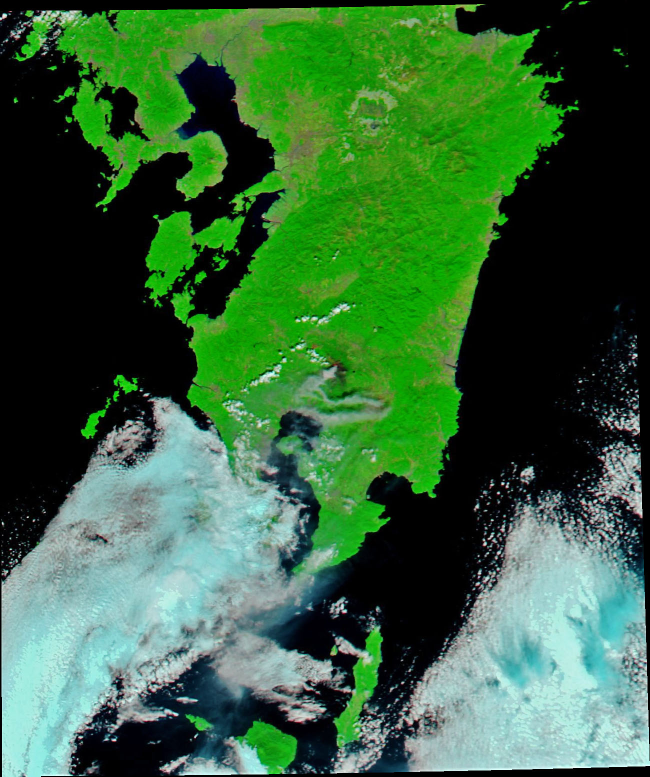
#> input picture Lab-2/pictures/shinmoedake_amo_2018065_lrg.jpg, 1300 x 1553 px (shown at 1/2 size)
$ python lab-2.py   (older library calls are emulated)
#> lines starting #> are read from the running program, lines starting #| are printed output that depends on the picture
import matplotlib.pyplot as plt
import cv2

from skimage.feature import greycomatrix, greycoprops

image = cv2.imread('./pictures/shinmoedake_amo_2018065_lrg.jpg')
#> image is the input picture: shape (1553, 1300, 3); mean B, G, R 60.1, 100, 54.4
image = cv2.cvtColor(image, cv2.COLOR_BGR2GRAY)
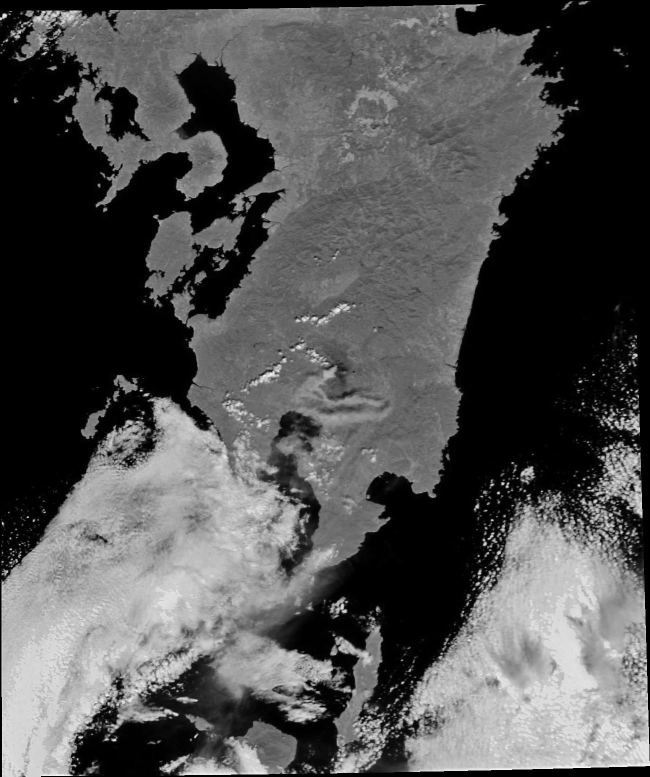
#> image: shape (1553, 1300) (shown at 1/2 size); min 0, max 255, mean 81.8


PATCH_SIZE = 20

light_locations = [(365, 880), (100, 1120), (1100, 1100), (1250, 940)]
light_patches = []

for loc in light_locations:
    light_patches.append(image[loc[0]:loc[0] + PATCH_SIZE,
                         loc[1]:loc[1] + PATCH_SIZE])
#> after the loop, light_patches = 4 items

dark_locations = [(113, 272), (682, 809), (82, 256), (737, 769)]

dark_patches = []
for loc in dark_locations:
    dark_patches.append(image[loc[0]:loc[0] + PATCH_SIZE,
                        loc[1]:loc[1] + PATCH_SIZE])
#> after the loop, dark_patches = 4 items

# compute GLCM properties each patch
xs = []
ys = []

for patch in (light_patches + dark_patches):
    glcm = greycomatrix(patch, distances=[4], angles=[0], levels=256,
            symmetric=True, normed=True)
    xs.append(greycoprops(glcm, 'dissimilarity')[0, 0])
    ys.append(greycoprops(glcm, 'correlation')[0, 0])
#> this loop made 8 passes
#> after the loop, xs = [4.38, 0.45, 14.08, 24.5, 4.84, 9.49, 5.2, 6.67]; ys = [0.439, 0.156, 0.0965, 0.256, 0.268, 0.0584, 0.29, 0.0797]

fig = plt.figure(figsize=(8, 8))

ax = fig.add_subplot(3, 2, 1)
ax.imshow(image, cmap=plt.cm.gray,
        vmin=0, vmax=255)

for (y,x) in light_locations:
    ax.plot(x + PATCH_SIZE / 2, y + PATCH_SIZE / 2, 'gs')

for (y,x) in dark_locations:
    ax.plot(x + PATCH_SIZE / 2, y + PATCH_SIZE / 2, 'bs')

ax.set_xlabel('Original Image')
ax.set_xticks([])
ax.set_yticks([])
ax.axis('image')

ax = fig.add_subplot(3, 2, 2)
ax.plot(xs[:len(light_patches)], ys[:len(light_patches)], 'go',
        label='Snow')
ax.plot(xs[len(dark_patches):], ys[len(dark_patches):], 'bo',
        label='Grass')
ax.set_xlabel('GLCM Dissimilarity')
ax.set_ylabel('GLCM Correlation')

for i, patch in enumerate(light_patches):
    ax = fig.add_subplot(3, len(light_patches), len(light_patches) * 1 + i + 1)
    ax.imshow(patch, cmap=plt.cm.gray,
            vmin=0, vmax=255)
    ax.set_xlabel('Snow %d' % (i + 1))
#> this loop made 4 passes

for i, patch in enumerate(dark_patches):
    ax = fig.add_subplot(3, len(dark_patches), len(dark_patches) * 2 + i + 1)
    ax.imshow(patch, cmap=plt.cm.gray,
            vmin=0, vmax=255)
    ax.set_xlabel('Grass %d' % (i + 1))

fig.suptitle('Grey level co-occurrence matrix features', fontsize=14, y=1.05)
plt.tight_layout()
plt.show()
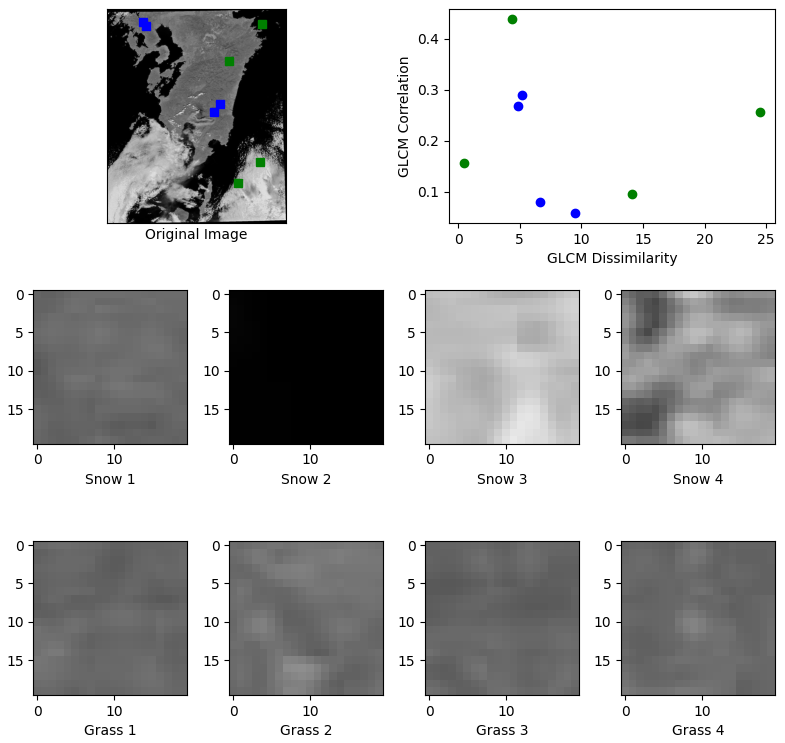
#> figure drawn by matplotlib, 10 panels

$ run again, with Lab-2/pictures/southamerica_tmo_2018129_lrg.jpg copied over Lab-2/pictures/shinmoedake_amo_2018065_lrg.jpg
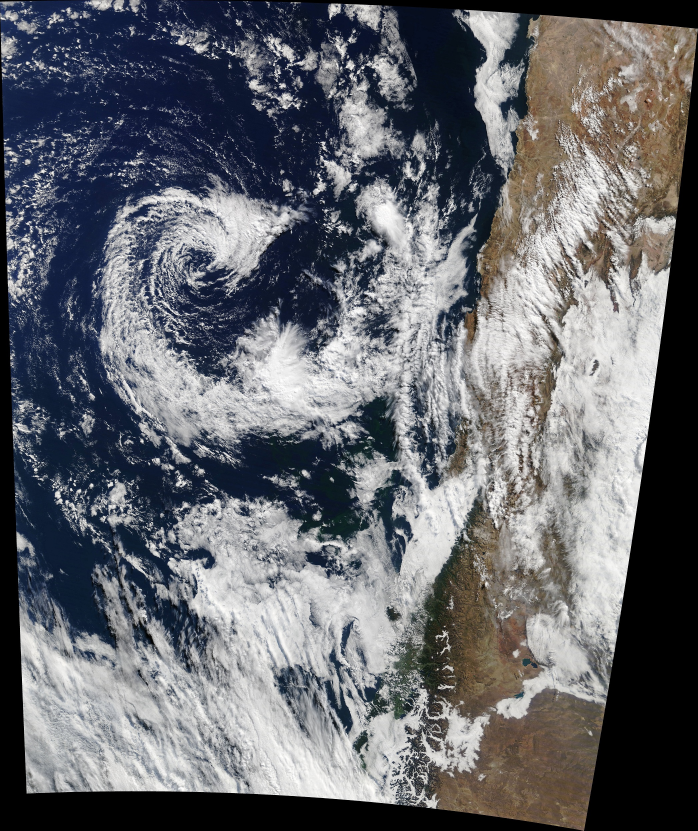
#> input picture Lab-2/pictures/southamerica_tmo_2018129_lrg.jpg, 2093 x 2492 px (shown at 1/3 size)
#> image is the input picture: shape (2492, 2093, 3); mean B, G, R 109.9, 104.6, 102.8
#> `image = cv2.cvtColor(image, cv2.COLOR_BGR2GRAY)`:
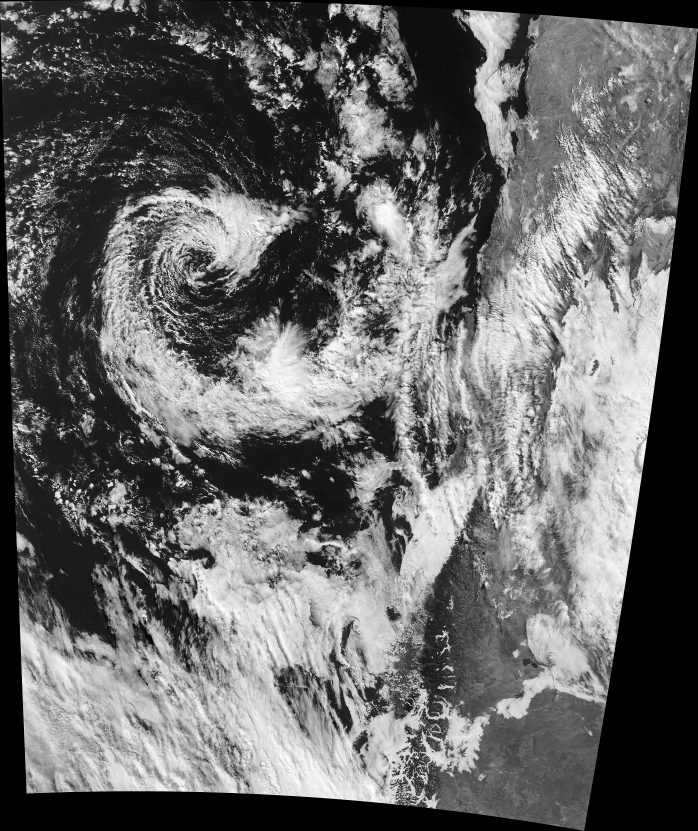
#> image: shape (2492, 2093) (shown at 1/3 size); min 0, max 255, mean 104.7
#> after the loop `for loc in light_locations:`: light_patches = 4 items
#> the loop `for patch in (light_patches + dark_patches):` made 8 passes
#> after the loop `for patch in (light_patches + dark_patches):`: xs = [26.48, 10.58, 37.88, 30.95, 16.87, 28.05, 18.84, 37.05]; ys = [0.666, 0.11, 0.335, 0.593, -0.0334, 0.575, 0.0851, 0.0546]
#> the loop `for i, patch in enumerate(light_patches):` made 4 passes
#> the loop `for i, patch in enumerate(dark_patches):` made 4 passes
